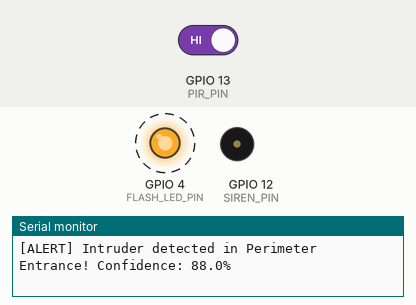
Simulated run of this sketch. Board: ESP32. Shown: output pins drawn as LEDs (lit = HIGH), buzzer (waves = sounding, pin HIGH), the last lines printed to the serial monitor. Dashed ring = blinking. The test bench sets the inputs (shaded band); at power-on: GPIO 13 (PIR_PIN) HIGH.

Above: at 2.2 s.
2.3 s: GPIO 13 (PIR_PIN) driven LOW
At 3.2 s:
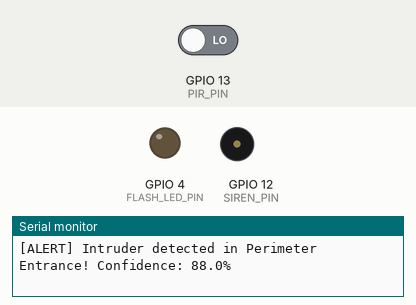
4.1 s: GPIO 13 (PIR_PIN) driven HIGH
At 4.6 s:
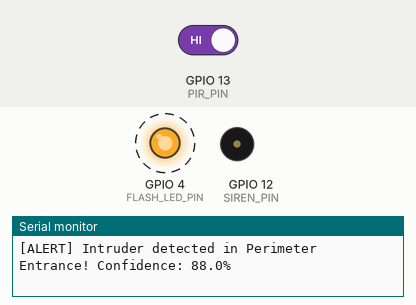
Timing chart, 0 to 13.5 s (numbered marks = the images above; inputs shaded):
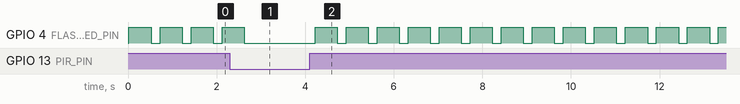

The sketch:

SmartShieldHub.ino
```cpp
/**
 * SmartShield AI Security Hub — Edge Intrusion & Perimeter Protection
 * Author: Divyansh Sachdev
 */

#include <Arduino.h>
#include "config.example.h"
#include "motion_classifier.h"

void setup() {
    Serial.begin(115200);
    pinMode(PIR_PIN, INPUT);
    pinMode(FLASH_LED_PIN, OUTPUT);
    pinMode(SIREN_PIN, OUTPUT);

    Serial.println("==================================================");
    Serial.println("  SmartShield AI Security Hub — Edge Guard");
    Serial.println("==================================================");
    Serial.println("[INFO] PIR Motion sensor armed.");
    Serial.println("[INFO] Visual feature extractor ready.");
    Serial.println("[STATUS] Surveillance active.");
}

void loop() {
    int motion = digitalRead(PIR_PIN);
    IntrusionEvent evt = inspectZone(motion);

    if (evt.personDetected && evt.confidence > CONFIDENCE_LIMIT) {
        Serial.printf("[ALERT] Intruder detected in %s! Confidence: %.1f%%\n",
                      evt.zone, evt.confidence * 100.0f);
        digitalWrite(FLASH_LED_PIN, HIGH);
        delay(500);
        digitalWrite(FLASH_LED_PIN, LOW);
    }

    delay(200);
}
```

motion_classifier.h
```cpp
#ifndef MOTION_CLASSIFIER_H
#define MOTION_CLASSIFIER_H

#include <Arduino.h>

struct IntrusionEvent {
    bool personDetected;
    float confidence;
    const char* zone;
};

inline IntrusionEvent inspectZone(int pirTrigger) {
    IntrusionEvent evt;
    if (pirTrigger == HIGH) {
        evt.personDetected = true;
        evt.confidence = 0.88f;
        evt.zone = "Perimeter Entrance";
    } else {
        evt.personDetected = false;
        evt.confidence = 0.05f;
        evt.zone = "Clear";
    }
    return evt;
}

#endif
```

config.example.h
```cpp
#ifndef CONFIG_H
#define CONFIG_H

#define PIR_PIN          13
#define FLASH_LED_PIN    4
#define SIREN_PIN        12
#define CONFIDENCE_LIMIT 0.75f

#endif
```

Measured:
- after the input at 2.3 s, GPIO 4 (FLASH_LED_PIN): goes on until 2.6 s, then stays LOW
- after the input at 4.1 s, GPIO 4 (FLASH_LED_PIN): alternates HIGH for 0.50 s and LOW for 0.20 s, starting after 0.12 s
- by itself, GPIO 4 (FLASH_LED_PIN): alternates HIGH for 0.50 s and LOW for 0.20 s
